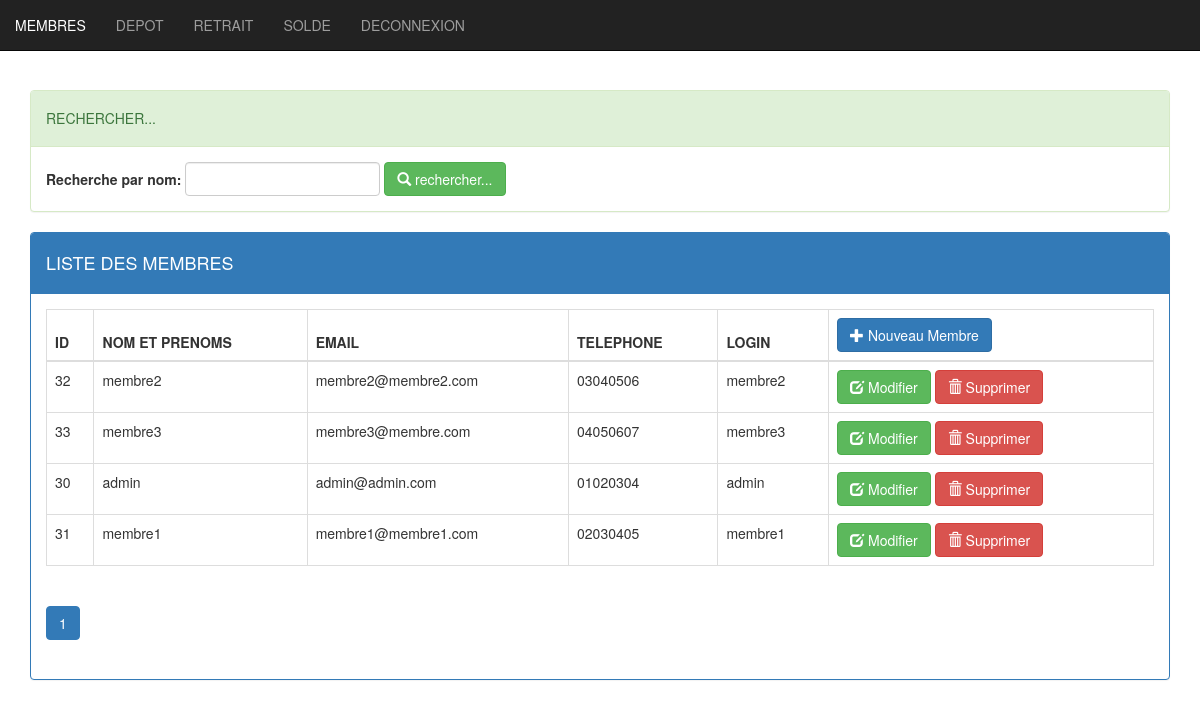
The app's page /membres.php (signed in) with its own data.
### tables this page shows
CREATE TABLE `membres` (
  `id` int(11) NOT NULL,
  `nom` varchar(255) NOT NULL,
  `email` varchar(255) NOT NULL,
  `telephone` varchar(255) NOT NULL,
  `login` varchar(255) NOT NULL,
  `password` varchar(255) NOT NULL,
  `role` varchar(255) NOT NULL
);

### membres.php (the view, shortened to what this page needs)
<?php
require_once ("connexion.php");
$nommembres="";
$taille=isset($_GET['taille'])?$_GET['taille']:5;
$page=isset($_GET['page'])?$_GET['page']:1;
$offset=($page-1)* $taille;
	if (isset($_GET['nommembres']))
	{ $nommembres=$_GET['nommembres'];
		$req="SELECT * FROM membres WHERE nom like '%$nommembres%'limit $taille offset $offset";
		$reqcount="SELECT count(*) as countmembres FROM membres WHERE nom like '%$nommembres%'";
	}
	else
{
	$req= "SELECT * FROM membres limit $taille offset $offset";
	$reqcount="SELECT count(*) as countmembres FROM membres";
}
	$ps=$pdo->prepare($req);
	$ps->execute();
$resultatcount=$pdo->query($reqcount);
$tabcount=$resultatcount->fetch();
$nbremembres=$tabcount['countmembres'];
$reste= $nbremembres % $taille;
if ($reste===0)
	$nbrepage= $nbremembres/$taille;
else
	$nbrepage=floor($nbremembres/$taille)+1;
?>
<!DOCTYPE html>
<html>
<head>
 		<link href="bootstrap/css/bootstrap.min.css" rel="stylesheet" type="text/css">
 		<link href="bootstrap/css/style.css" rel="stylesheet" type="text/css">?
 </head>
 <body>
 <?php require_once ("menuadmin.php"); ?>
 <div class="container espace">
 		<div class="panel panel-success">
 			<div class="panel-heading"> <h5>RECHERCHER...</h5></div>
 				<div class="panel-body">
 						<form method="get" action="membres.php" class="form-inline">
 								<div class="form-group">
 										<label class="control-label"> Recherche par nom: </label>
 										<input type="text" name="nommembres" class="form-control" value="<?php echo ($nommembres) ?>">
 										<button type="submit" class="btn btn-success"> <span class ="glyphicon glyphicon-search"></span> rechercher... </button>
 								</div>
						</form>
 				</div>
 		</div>
 <div class="panel panel-primary">
 		<div class="panel-heading"> <h4>LISTE DES MEMBRES</h4></div>
 			<div class="panel-body">
 				<table class="table table-bordered">
     			<thead>
           		<tr>
                <th>     ID         </th>
                 <th> NOM ET PRENOMS</th>
                 <th>    EMAIL       </th>
                 <th>   TELEPHONE    </th>
                 <th>     LOGIN       </th>
								 <th>   <a href="ajoutermembres" class="btn btn-primary" role="button"> <span class ="glyphicon glyphicon-plus"></span> Nouveau Membre</a>  </th>
           	 </tr>
      	</thead>
 			<tbody>
				<?php while($membres = $ps->fetch()) {?>
					<tr>
						<td> <?php echo ($membres['id']) ?> 	</td>
            <td> <?php echo ($membres['nom']) ?> 	</td>
            <td> <?php echo ($membres['email']) ?></td>
            <td> <?php echo ($membres['telephone']) ?></td>
            <td> <?php echo ($membres['login']) ?> 		</td>
						<td>
							<a href="modifiermembres.php?id=<?php echo ($membres['id']) ?>" class="btn btn-success" role="button"> <span class ="glyphicon glyphicon-edit"></span> Modifier </a>
							<a onclick="return confirm('Êtes Vous Sûre ...?');" href="supprimermembres.php?id=<?php echo ($membres['id']) ?>" class="btn btn-danger" role="button"> <span class ="glyphicon glyphicon-trash"></span> Supprimer </a>
					  </td>
				 </tr>
			 <?php } ?>
 		 </tbody>
 			</table>
 		<div >
 			<ul class="pagination">
				<?php for ($i=1; $i<=$nbrepage; $i++) {?>
						<li class="<?php if($page==$i) echo 'active' ?>">
						<a href="membres.php?page=<?php echo $i; ?>&nommembres=<?php echo $nommembres ?>"> <?php echo $i; ?></a>
					 </li>
				<?php } ?>
		  </ul>
   </div>
 		</div>
 </div>
 </body>
 </html>

### records on screen
membres: id "32", nom "membre2", email "membre2@membre2.com", telephone "03040506", login "membre2"
membres: id "33", nom "membre3", email "membre3@membre.com", telephone "04050607", login "membre3"
membres: id "30", nom "admin", email "admin@admin.com", telephone "01020304", login "admin"
membres: id "31", nom "membre1", email "membre1@membre1.com", telephone "02030405", login "membre1"
